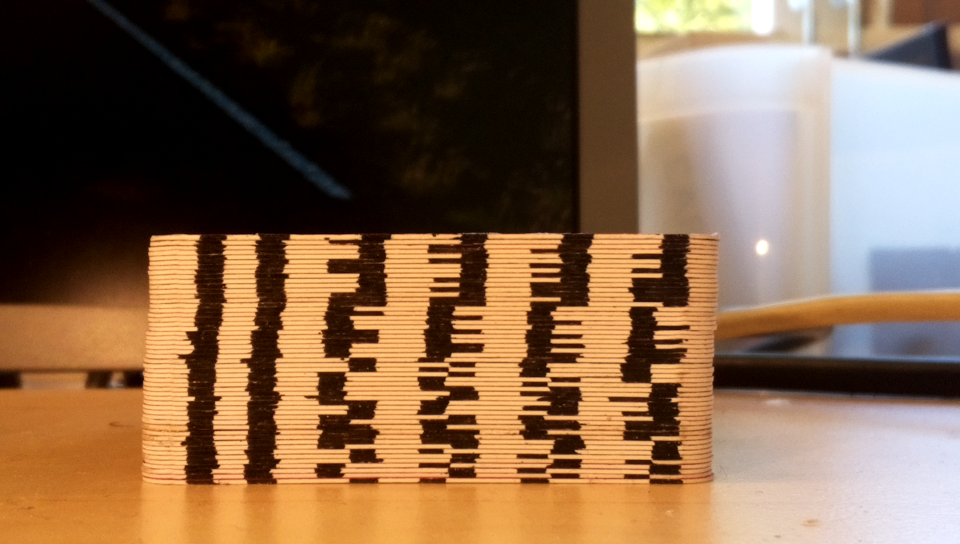
#> input picture Images_Ordered/0001.png, 1920 x 1088 px (shown at 1/2 size); its folder holds only this picture in this run
$ python finddeck.py
#> lines starting #> are read from the running program, lines starting #| are printed output that depends on the picture
### RaspberryPi/line.py
import os
from itertools import groupby

import cv2

from card import get_card_old, Card

"""
Get codes parameters.
:param width_params: How much to change widths, for error correction.
"""
width_params = [1.17, 1.9, 2.94]


def get_runs(line):
    """
    Gets the runs of a line.
    :param line: One line of the deck image.
    :return: Array of codes extracted from the line image.
    """
    groups = groupby(line)
    groups = [(x, len(list(y))) for x, y in groups]
    groups = [(x, y) for x, y in groups if y > 1]

    if groups[0][0] == 255:
        # First is white.
        groups.pop(0)

    for i in range(len(groups)):
        try:
            while groups[i][0] == groups[i + 1][0]:
                groups[i][1] += groups[i + 1][1] + 1
        except IndexError:
            break

    runs = [y for x, y in groups]
    return runs


def get_start(runs, variance):
    """
    Gets the start of the code in the runs array.
    :param runs: Array of codes.
    :param variance: Variance for error correction.
    :return: The start index of the card code.
    """
    candidates = [runs[i:i + 3] for i in range(0, len(runs) - 2)]

    for index, candidate in enumerate(candidates):
        if (candidate[1] + variance >= candidate[0] >= candidate[1] - variance and
                candidate[2] + variance >= candidate[0] >= candidate[2] - variance):
            return index


def get_unit_width(runs, start):
    """
    Gets the expected width of the codes.
    :param runs: Array of codes.
    :param start: Start index of the card code.
    :return: Expected width of codes.
    """
    return int(round((runs[start] + runs[start + 1] + runs[start + 2]) / 3))


def get_codes(whites, blacks, width):
    """
    Gets the codes from the whites and blacks.
    :param whites: Array containing the white parts of the code, starting in front of the first black.
    :param blacks: Array containing the black parts of the code.
    :param width: Width of code segments.
    :return: The corresponding code.
    """
    codes = []

    for i, black in enumerate(blacks):
        if black < width * width_params[0]:
            if i == 0:
                if whites[0] > width_params[1] * width:
                    # | www www RRR ...
                    codes.append("01")
                else:
                    # | www LLL www  ...
                    codes.append("10")
            else:
                if codes[i - 1] != "10" and whites[i] > width_params[1] * width:
                    # ... www RRR www www RRR ...
                    # ... FFF FFF www www RRR ...
                    codes.append("01")
                elif whites[i] > width_params[2] * width:
                    # ... www www www RRR ...
                    codes.append("01")
                else:
                    # ... LLL www LLL www ...
                    # ... www www LLL www ...
                    codes.append("10")
        else:
            # ... FFF FFF ...
            codes.append("11")

    return codes


# [26 lines left out: function print_info, not called in this run]


def get_deck(image, show_image=False):
    """
    Turns an image into a deck.
    :param image: The image.
    :param show_image: Whether to show the image and corresponding info.
    :return: A deck.
    """
    deck = []
    for index, row in enumerate(image):

        try:
            runs = get_runs(row)
            start = get_start(runs, 6)
            width = get_unit_width(runs, start)

            whites = [runs[start + i] for i in range(3, 11, 2)]
            blacks = [runs[start + i] for i in range(4, 12, 2)]

            codes = get_codes(whites, blacks, width)
            deck.append(codes)

            if show_image:
                print_info(runs, start, width, whites, blacks, codes, index, row, image)

                key = cv2.waitKey(0)
                if key == ord("q"):
                    cv2.destroyAllWindows()
                    break
        except IndexError:
            pass
        except TypeError:
            pass

    return deck


def lookup_card(code):
    """
    Gets a card from a code.
    :param code: The code of the card.
    :return: The card corresponding to the code.
    """
    try:
        card = get_card_old(code)
        return card
    except LookupError:
        return None


def get_filtered_deck(image):
    """
    Gets an image and turns it into a filtered array of cards.
    :param image: The image to get the deck from.
    :return: A filtered array of cards.
    """
    deck = [lookup_card(card) for card in get_deck(image)]
    deck = [card for card in deck if card is not None]
    groups = groupby(deck, lambda x: (x.rank, x.suit))
    deck = [Card(x[0], x[1]) for x, y in groups if len(list(y)) >= 2]

    return deck


def accuracy_score(deck):
    """
    Gets the accuracy of a found deck with a known order.
    :param deck: A deck with a fixed order.
    :return: The accuracy score a known deck.
    """
    correct = 0
    for suit in range(0, 4):
        for rank in range(0, 13):
            index = suit * 13 + rank
            correct += check_range(deck, index, rank, suit)

    return correct / 52 * 100


def check_range(deck, index, rank, suit):
    """
    Checks whether the requested card is within a certain range.
    :param deck: The deck.
    :param index: The index of the middle card.
    :param rank: The rank of the card to check.
    :param suit: The suit of the card to check.
    :return: True if the middle card or one of its neighbours is equal to Card(rank, suit).
    """
    for i in range(max(0, index - 1), min(index + 2, len(deck))):
        if deck[i] == Card(rank, suit):
            return 1

    return 0


# [26 lines left out: function main, not called in this run]


# [5 lines that do not run on import are left out]

### RaspberryPi/card.py
import warnings

import math

from code import Code


class Card:
    ranks = ["ace", "2", "3", "4", "5", "6", "7", "8", "9", "10", "jack", "queen", "king"]
    suits = ["hearts", "spades", "diamonds", "clubs"]

    def __init__(self, rank, suit):
        """
        Initialises this card.
        :param rank: The rank index in the ranks array.
        :param suit: The suit index in the suits array.
        """
        assert 0 <= rank < len(self.ranks), "Rank index out of range."
        assert 0 <= suit < len(self.suits), "Suit index out of range."

        self.rank = rank
        self.suit = suit

    # [12 lines left out: function __lt__, not called in this run]

    def __eq__(self, other):
        """
        Checks if this card is equal to another card.
        :param other: The card to compare this card to.
        :return: True if both the rank and the suit are the same.
        """
        return self.rank == other.rank and self.suit == other.suit

    def __str__(self):
        """
        Turns this card into a string.
        :return: This card as a string.
        """
        return "{} of {}".format(self.ranks[self.rank], self.suits[self.suit])


# [41 lines left out: functions deck_to_string, string_to_deck, number_to_card, get_card, not called in this run]


def get_card_old(code):
    """
    Gets the card that corresponds to a certain previous version code.
    :param code: An enum array of previous version codes.
    :return: The card corresponding to the previous version code.
    """
    warnings.warn("Deprecated, use get_card instead with the new codes.", DeprecationWarning)

    bitstring = " ".join([c for c in code])

    if bitstring == "01 01 01 01": return Card(0, 0)
    if bitstring == "11 01 01 01": return Card(1, 0)
    if bitstring == "01 11 01 01": return Card(2, 0)
    if bitstring == "01 11 11 01": return Card(3, 0)
    if bitstring == "01 01 01 11": return Card(4, 0)
    if bitstring == "11 11 01 01": return Card(5, 0)
    if bitstring == "11 01 11 01": return Card(6, 0)
    if bitstring == "11 01 01 11": return Card(7, 0)
    if bitstring == "01 01 11 01": return Card(8, 0)
    if bitstring == "01 11 01 11": return Card(9, 0)
    if bitstring == "01 01 11 11": return Card(10, 0)
    if bitstring == "01 11 11 11": return Card(11, 0)
    if bitstring == "11 01 11 11": return Card(12, 0)

    if bitstring == "10 11 11 11": return Card(0, 1)
    if bitstring == "11 10 11 11": return Card(1, 1)
    if bitstring == "11 11 10 11": return Card(2, 1)
    if bitstring == "11 11 11 10": return Card(3, 1)
    if bitstring == "11 11 11 11": return Card(4, 1)
    if bitstring == "10 01 01 01": return Card(5, 1)
    if bitstring == "01 10 01 01": return Card(6, 1)
    if bitstring == "01 01 10 01": return Card(7, 1)
    if bitstring == "01 01 01 10": return Card(8, 1)
    if bitstring == "10 10 01 01": return Card(9, 1)
    if bitstring == "10 01 10 01": return Card(10, 1)
    if bitstring == "10 01 01 10": return Card(11, 1)
    if bitstring == "01 10 10 01": return Card(12, 1)

    if bitstring == "01 10 11 11": return Card(0, 2)
    if bitstring == "01 01 10 10": return Card(1, 2)
    if bitstring == "01 10 10 10": return Card(2, 2)
    if bitstring == "10 01 10 10": return Card(3, 2)
    if bitstring == "10 10 01 10": return Card(4, 2)
    if bitstring == "10 10 10 01": return Card(5, 2)
    if bitstring == "10 11 01 01": return Card(6, 2)
    if bitstring == "10 01 11 01": return Card(7, 2)
    if bitstring == "10 01 01 11": return Card(8, 2)
    if bitstring == "11 10 01 01": return Card(9, 2)
    if bitstring == "01 10 11 01": return Card(10, 2)
    if bitstring == "01 10 01 11": return Card(11, 2)
    if bitstring == "11 01 10 01": return Card(12, 2)

    if bitstring == "11 11 01 11": return Card(0, 3)
    if bitstring == "11 11 11 01": return Card(1, 3)
    if bitstring == "10 10 10 10": return Card(2, 3)
    if bitstring == "11 10 10 10": return Card(3, 3)
    if bitstring == "10 11 10 10": return Card(4, 3)
    if bitstring == "10 10 11 10": return Card(5, 3)
    if bitstring == "10 10 10 11": return Card(6, 3)
    if bitstring == "11 11 10 10": return Card(7, 3)
    if bitstring == "11 10 11 10": return Card(8, 3)
    if bitstring == "11 10 10 11": return Card(9, 3)
    if bitstring == "10 11 11 10": return Card(10, 3)
    if bitstring == "10 11 10 11": return Card(11, 3)
    if bitstring == "10 10 11 11": return Card(12, 3)

    raise LookupError("Could not find card with code {}.".format(bitstring))

### RaspberryPi/finddeck.py
import glob
import os

import cv2
import numpy as np
from sklearn.neighbors import LocalOutlierFactor

import line

"""
Good features parameters.
:param max_corners: Maximum number of corners to find.
:param quality_lvl: Minimal accepted quality of corners.
:param min_distance: Minimum possible Euclidean distance between the corners.
"""
max_corners = 850
quality_lvl = .2
min_distance = 2

"""
Remove outliers parameters.
:param n_neighbors: The actual number of neighbors use for outlier removal.
:param contamination:  The proportion of outliers.
"""
n_neighbors = 30
contamination = "auto"

"""
Improved bounding box parameters.
:param box_width: The normalized width of the constrained bounding boxes.
"""
box_width = .5

"""
Crop deck parameters.
:param white_threshold: Threshold for distinguishing between black and white pixels.
"""
white_threshold = 62


def good_features(image, print_info=False):
    """
    Determines strong corners on the image to find the markings on the cards.
    :param image: The image to find corners of.
    :param print_info: Whether to print information about this function.
    :return: The found corners.
    """
    gray    = cv2.cvtColor(image, cv2.COLOR_BGR2GRAY)
    corners = cv2.goodFeaturesToTrack(gray, maxCorners=max_corners, qualityLevel=quality_lvl, minDistance=min_distance)
    corners = [c[0] for c in corners]
    corners = np.int0(corners)

    if print_info:
        print("Corners:\n", corners)

    return corners


def remove_outliers(coordinates, print_info=False):
    """
    Removes outliers from the coordinates array.
    :param coordinates: The array the remove outliers from.
    :param print_info: Whether to print information about this function.
    :return: The filtered coordinates array.
    """
    clf = LocalOutlierFactor(n_neighbors=n_neighbors, contamination=contamination)
    y_pred = clf.fit_predict(coordinates)
    coordinates = [coordinates[i] for i in range(len(coordinates)) if y_pred[i] == 1]
    filtered = np.array(coordinates)

    if print_info:
        print("Y pred:\n", y_pred)

    return filtered


def bounding_box_constrained(corners, left_margin, right_margin, print_info=False):
    """
    Creates a bounding box around the corners array within the margins.
    :param corners: corners: The points that have to be contained in the bounding box.
    :param left_margin: A point on the x-axis that specifies the left margin.
    :param right_margin: A point on the x-axis that specifies the right margin.
    :param print_info: Whether to print information about this function.
    :return: The created bounding box around the corners.
    """
    constrained_corners = np.array([c for c in corners if left_margin <= c[0] <= right_margin])
    rect = cv2.minAreaRect(constrained_corners)
    box = cv2.boxPoints(rect)
    box = np.int0(box)

    if print_info:
        print("Bounding box constrained from {} to {}:\n{}".format(left_margin, right_margin, box))

    return box


def bounding_box(box_left, box_right, print_info=False):
    """
    Transforms the found constrained bounding boxes into one new bounding box.
    :param box_left: The left constrained bounding box.
    :param box_right: The right constrained bounding box.
    :param print_info: Whether to print information about this function.
    :return: The new bounding box around the whole deck.
    """
    top_left, bottom_left, _, _ = corner_order(box_left)
    _, _, top_right, bottom_right = corner_order(box_right)

    box = np.array([top_left, bottom_left, top_right, bottom_right])

    if print_info:
        print("Improved bounding box:\n", box)

    return box


def corner_order(corners, print_info=False):
    """
    Determine in which order the corners occur.
    :param corners: The points to check.
    :param print_info: Whether to print information about this function.
    :return: The order in which the points occur.
    """
    avg_x = np.mean([x for [x, _] in corners])
    left = [[x, y] for [x, y] in corners if x < avg_x]
    right = [[x, y] for [x, y] in corners if x >= avg_x]

    if left[0][1] > left[1][1]:
        top_left = left[0]
        bottom_left = left[1]
    else:
        top_left = left[1]
        bottom_left = left[0]

    if right[0][1] < right[1][1]:
        top_right = right[0]
        bottom_right = right[1]
    else:
        top_right = right[1]
        bottom_right = right[0]

    if print_info:
        print("Top left: {}, top right: {}, bottom left: {}, bottom right: {}"
              .format(top_left, top_right, bottom_left, bottom_right))

    return top_left, bottom_left, top_right, bottom_right


def crop_deck(image, corners, print_info=False):
    """
    Crops the image according to the corners found earlier.
    The image is cropped such that all corners are still present in the image.
    :param image: The image to crop.
    :param corners: The points that have to be contained in the cropped image.
    :param print_info: Whether to print information about this function.
    :return: The cropped image.
    """
    # Determine in which order the corners occur.
    top_left, bottom_left, top_right, bottom_right = corner_order(corners)

    # Transform the points.
    pts1 = np.float32([bottom_left, top_right, top_left, bottom_right])
    pts2 = np.float32([[0, 0], [300, 0], [0, 300], [300, 300]])

    m = cv2.getPerspectiveTransform(pts1, pts2)
    dst = cv2.warpPerspective(image, m, (300, 300))
    dst = cv2.cvtColor(dst, cv2.COLOR_BGR2GRAY)
    _, dst = cv2.threshold(dst, white_threshold, 255, cv2.THRESH_BINARY | cv2.THRESH_OTSU)

    if print_info:
        print("PTS 1:\n", pts1)
        print("PTS 2:\n", pts2)

    return dst


def compute_bounds(image):
    """
    Computes the features of the specified image
    :param image: The image to compute the features of
    :return: The computed features of the corresponding image
    """
    # Find the markings on the cards and remove outliers.
    resize_factor = 0.5
    image = cv2.resize(image, (0, 0), fx=resize_factor, fy=resize_factor, interpolation=cv2.INTER_AREA)
    corners = good_features(image)
    corners = remove_outliers(corners)

    # Find bounding boxes on the left and right parts of the card deck.
    box_begin = min(corners[:, 0])
    box_end = max(corners[:, 0])
    offset = (box_end - box_begin) * box_width

    box_left = bounding_box_constrained(corners, box_begin, box_begin + offset)
    box_right = bounding_box_constrained(corners, box_end - offset, box_end)

    # Transforms the constrained bounding boxes into a big bounding box.
    box = bounding_box(box_left, box_right)
    box_left = box_left * int(1 / resize_factor)
    box_right = box_right * int(1 / resize_factor)
    corners = corners * int(1 / resize_factor)
    box = box * int(1 / resize_factor)

    return corners, box_left, box_right, box


def save_to_file(name, cropped):
    """
    Saves the cropped image to a file if it does not exist yet.
    :param name: The image name.
    :param cropped: The cropped image.
    """
    cv2.imshow("Cropped", cropped)
    if not os.path.exists("Images_Ordered_Cropped"):
        os.makedirs("Images_Ordered_Cropped")

    write_path = "Images_Ordered_Cropped/{}".format(name)
    if not os.path.exists(write_path):
        cv2.imwrite(write_path, cropped)


def print_image(image, corners=None, box_left=None, box_right=None, box=None):
    """
    Prints the image to the screen with the computed features.
    :param image: The original image.
    :param corners: The found markings on the cards.
    :param box_left: The rectangle surrounding markings on the left.
    :param box_right: The rectangle surrounding markings on the right.
    :param box: The improved bounding box using the constrained boxes.
    """
    if corners is not None:
        for i in corners:
            x, y = i.ravel()
            image[y][x] = (0, 0, 255)

    if box_left is not None:
        cv2.drawContours(image, [box_left], 0, (0, 255, 255), 2)

    if box_right is not None:
        cv2.drawContours(image, [box_right], 0, (0, 255, 255), 2)

    if box is not None:
        cv2.drawContours(image, [box], 0, (255, 255, 0), 2)

    cv2.imshow("Image", image)


def main(export_dots=False):
#> called with export_dots = False
    files = glob.glob("Images_Ordered/*.png")
    acc_scores = []

    for filename in files:
        image = cv2.imread(filename)
#> image is the input picture: shape (1088, 1920, 3); mean B, G, R 76, 102.1, 132.5
        print(filename)

        name = filename.lstrip("Images_Ordered/")
        corners, box_left, box_right, box = compute_bounds(image)
#> in compute_bounds, `image = cv2.resize(image, (0, 0), fx=resize_factor, fy=resize_factor, ..`:
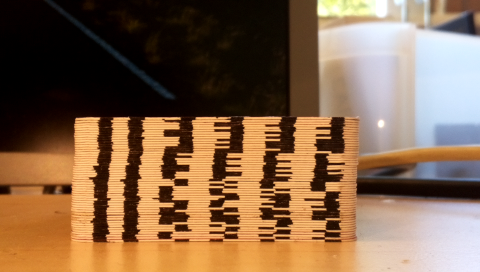
#> image: shape (544, 960, 3) (shown at 1/2 size); mean of channels 0, 1, 2 76.1, 102.2, 132.6; drawn as B, G, R
#> in good_features, `gray    = cv2.cvtColor(image, cv2.COLOR_BGR2GRAY)`:
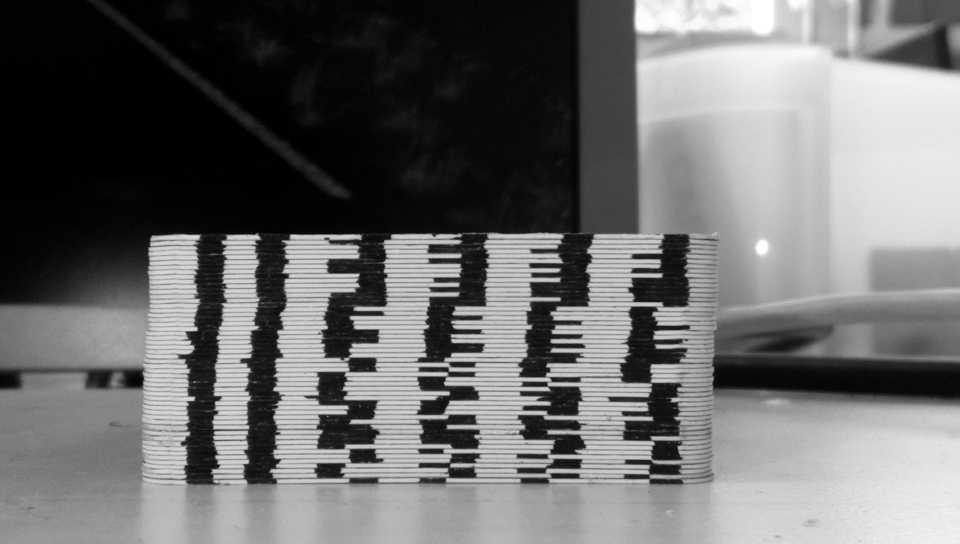
#> gray: shape (544, 960); min 0, max 255, mean 108.3
#> in good_features, `corners = cv2.goodFeaturesToTrack(gray, maxCorners=max_corners, qualit..`: corners = 850 rows, first 8: [186, 332], [223, 282], [358, 274], [215, 409], [219, 465], [475, 436], [486, 269], [223, 253]
#> in good_features, `corners = [c[0] for c in corners]`: corners = 850 pairs, first value 149 to 690, second value 234 to 483
#> (the rest of the program and of its run is left out)
